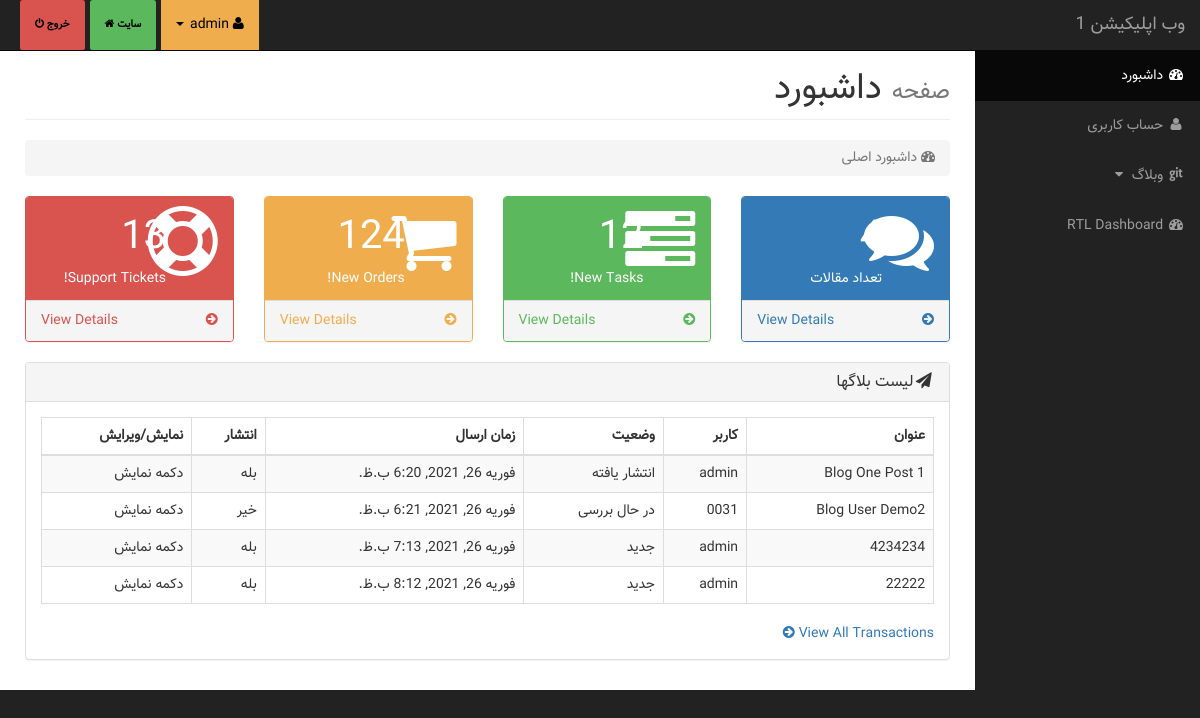
Screenshot of /accounts/ (signed in) with the database file from the repository.
### accounts/models.py (models this page shows)
class User(AbstractUser):
    email = models.EmailField(unique=True, verbose_name='ایمیل')
    phone = models.CharField(max_length = 16, verbose_name='موبایل', blank=True)
    codeMelli = models.CharField(max_length = 10, unique=True, verbose_name='کد ملی', blank=True, null=True)
    reffrall = models.CharField(max_length = 10, unique=True, default=get_random_string(10).lower(), editable=False, verbose_name='کد بازاریابی')
    is_author = models.BooleanField(default=False, verbose_name="کاربر تایید شده")

### blog/models.py (models this page shows, shortened)
class Blog(models.Model):
    STATUS_CHOICES = (
        ('n', 'جدید'),		     # new
        ('i', "در حال بررسی"),	 # investigation
        ('p', "انتشار یافته"),	 # publish
        ('b', "بایگانی"),        # Close
    )
    author = models.ForeignKey(User, on_delete=models.CASCADE)
    title = models.CharField(max_length = 150)
    slug = models.SlugField(max_length = 50)
    status = models.CharField(max_length=5, choices=STATUS_CHOICES)
    body = models.TextField()
    image = models.ImageField(upload_to='blog/%Y/%m/', blank=True)
    public = models.BooleanField(default=False)
    publish = models.DateTimeField(default=timezone.now)
    created = models.DateTimeField(auto_now_add=True)
    updated = models.DateTimeField(auto_now=True)
    class Meta:
        verbose_name = "وبلاگ"
        verbose_name_plural = "وبلاگ ها"

### accounts/views.py (the view)
# urls.py: path('', index.as_view(), name="indexAcc"),
class index(LoginRequiredMixin, ListView):
    queryset = Blog.objects.all()
    template_name = "registration/index.html"

### templates/registration/index.html
{% extends './base.html' %}
{% block content %}
        <div id="page-wrapper">
            <div class="container-fluid">
                <div class="row">
                    <div class="col-lg-12">
                        <h1 class="page-header">
                           <small>صفحه</small> داشبورد
                        </h1>
                        <ol class="breadcrumb">
                            <li class="active">
                                <i class="fa fa-dashboard"></i> داشبورد اصلی
                            </li>
                        </ol>
                    </div>
                </div>
                <div class="row">
                    <div class="col-lg-3 col-md-6">
                        <div class="panel panel-primary">
                            <div class="panel-heading">
                                <div class="row">
                                    <div class="col-xs-3">
                                        <i class="fa fa-comments fa-5x"></i>
                                    </div>
                                    <div class="col-xs-9 text-right">
                                        <div class="huge">{{ object_list.count }}</div>
                                        <div>تعداد مقالات</div>
                                    </div>
                                </div>
                            </div>
                            <a href="#">
                                <div class="panel-footer">
                                    <span class="pull-left">View Details</span>
                                    <span class="pull-right"><i class="fa fa-arrow-circle-right"></i></span>
                                    <div class="clearfix"></div>
                                </div>
                            </a>
                        </div>
                    </div>
                    <div class="col-lg-3 col-md-6">
                        <div class="panel panel-green">
                            <div class="panel-heading">
                                <div class="row">
                                    <div class="col-xs-3">
                                        <i class="fa fa-tasks fa-5x"></i>
                                    </div>
                                    <div class="col-xs-9 text-right">
                                        <div class="huge">12</div>
                                        <div>New Tasks!</div>
                                    </div>
                                </div>
                            </div>
                            <a href="#">
                                <div class="panel-footer">
                                    <span class="pull-left">View Details</span>
                                    <span class="pull-right"><i class="fa fa-arrow-circle-right"></i></span>
                                    <div class="clearfix"></div>
                                </div>
                            </a>
                        </div>
                    </div>
                    <div class="col-lg-3 col-md-6">
                        <div class="panel panel-yellow">
                            <div class="panel-heading">
                                <div class="row">
                                    <div class="col-xs-3">
                                        <i class="fa fa-shopping-cart fa-5x"></i>
                                    </div>
                                    <div class="col-xs-9 text-right">
                                        <div class="huge">124</div>
                                        <div>New Orders!</div>
                                    </div>
                                </div>
                            </div>
                            <a href="#">
                                <div class="panel-footer">
                                    <span class="pull-left">View Details</span>
                                    <span class="pull-right"><i class="fa fa-arrow-circle-right"></i></span>
                                    <div class="clearfix"></div>
                                </div>
                            </a>
                        </div>
                    </div>
                    <div class="col-lg-3 col-md-6">
                        <div class="panel panel-red">
                            <div class="panel-heading">
                                <div class="row">
                                    <div class="col-xs-3">
                                        <i class="fa fa-support fa-5x"></i>
                                    </div>
                                    <div class="col-xs-9 text-right">
                                        <div class="huge">13</div>
                                        <div>Support Tickets!</div>
                                    </div>
                                </div>
                            </div>
                            <a href="#">
                                <div class="panel-footer">
                                    <span class="pull-left">View Details</span>
                                    <span class="pull-right"><i class="fa fa-arrow-circle-right"></i></span>
                                    <div class="clearfix"></div>
                                </div>
                            </a>
                        </div>
                    </div>
                </div>
                    <div class="col-12">
                        <div class="panel panel-default">
                            <div class="panel-heading">
                                <h3 class="panel-title"><i class="fa fa-send fa-fw"></i>لیست بلاگها</h3>
                            </div>
                            <div class="panel-body">
                                <div class="table-responsive">
                                    <table class="table table-bordered table-hover table-striped">
                                        <thead>
                                            <tr>
                                                <th>عنوان</th>
                            {% if user.is_superuser %}<th>کاربر</th>{% endif %}
                                                <th>وضعیت</th>
                                                <th>زمان ارسال</th>
                                                <th>انتشار</th>
                                                <th>نمایش/ویرایش</th>
                                            </tr>
                                        </thead>
                                        <tbody>
                                        {% for blog in object_list %}
                                            <tr>
                                                <td>{{ blog.title }}</td>
                            {% if user.is_superuser %}<td>{{ blog.author }}</td>{% endif %}
                                                <td>{% if blog.status == 'n' %}جدید
                                                    {% elif blog.status == 'i' %}در حال بررسی
                                                    {% elif blog.status == 'p' %}انتشار یافته
                                                    {% elif blog.status == 'b' %}بایگانی
                                                    {% endif %}
                                                </td>
                                                <td>{{ blog.publish }}</td>
                                                <td>{% if blog.public == 1 %}بله{% else %}خیر{% endif %}</td>
                                                <td>دکمه نمایش</td>
                                            </tr>
                                        {% endfor %}
                                        </tbody>
                                    </table>
                                </div>
                                <div class="text-right">
                                    <a href="#">View All Transactions <i class="fa fa-arrow-circle-right"></i></a>
                                </div>
                            </div>
                        </div>
                    </div>
                </div>
            </div>
        </div>
{% endblock %}

### templates/registration/pop/sidebar.html (shortened to what this page needs)
        <nav class="navbar navbar-inverse navbar-fixed-top" role="navigation">
            <div class="navbar-header">
                <a class="navbar-brand" href="{% url 'accounts:indexAcc' %}">وب اپلیکیشن 1</a>
            </div>
            <ul class="nav navbar-left top-nav">
                <li>
                    <a href="{% url 'accounts:logout' %}" class="label label-danger">خروج <i class="fa fa-power-off"></i></a>
                </li>
                <li>
                    <a href="{% url 'blog:Home' %}" class="label label-success">سایت <i class="fa fa-home"></i></a>
                </li>
                <li class="dropdown">
                    <a href="#" class="dropdown-toggle label-warning" data-toggle="dropdown"><i class="fa fa-user"></i> {{ user.username }} <b class="caret"></b></a>
                </li>
            </ul>
            <div class="collapse navbar-collapse navbar-ex1-collapse">
                <ul class="nav navbar-nav side-nav">
                    <li class="active">
                        <a href="{% url 'accounts:indexAcc' %}"><i class="fa fa-fw fa-dashboard"></i> داشبورد</a>
                    </li>
                    <li>
                        <a href="{% url 'accounts:profile' %}"><i class="fa fa-fw fa-user"></i> حساب کاربری</a>
                    </li>
                    <li>
                        <a href="javascript:;" data-toggle="collapse" data-target="#demo"><i class="fa fa-fw fa-git"></i> ‌وبلاگ <i class="fa fa-fw fa-caret-down"></i></a>
                    </li>
                    <li>
                        <a href="#"><i class="fa fa-fw fa-dashboard"></i> RTL Dashboard</a>
                    </li>
                </ul>
            </div>
        </nav>

### conf/static/dash/css/sb-admin.css (style rules this page uses)
body { font-family: "Vazir" !important; margin-top: 100px; background-color: #222; }
@media (min-width:768px) { body { font-family: "Vazir" !important; margin-top: 20px; } }
#page-wrapper { width: 100%; padding: 0; background-color: #fff; }
.huge { font-size: 50px; line-height: normal; }
@media (min-width:768px) { #page-wrapper { padding: 10px; } }
.top-nav { padding: 0 15px; }
.top-nav>li { display: inline-block; float: left; }
.top-nav>li>a { padding-top: 15px; padding-bottom: 15px; line-height: 20px; margin-left: 5px; color: #000; }
@media (min-width:768px) { .side-nav { position: fixed; top: 51px; left: 225px; width: 225px; margin-left: -225px; border: none; border-radius: 0; overflow-y: auto; background-color: #222; } }
@media (min-width:768px) { .side-nav>li>a { width: 225px; } }
.huge { font-size: 40px; }
.panel-green { border-color: #5cb85c; }
.panel-green .panel-heading { border-color: #5cb85c; color: #fff; background-color: #5cb85c; }
.panel-green a { color: #5cb85c; }
.panel-red { border-color: #d9534f; }
.panel-red .panel-heading { border-color: #d9534f; color: #fff; background-color: #d9534f; }
.panel-red a { color: #d9534f; }
.panel-yellow { border-color: #f0ad4e; }
.panel-yellow .panel-heading { border-color: #f0ad4e; color: #fff; background-color: #f0ad4e; }
.panel-yellow a { color: #f0ad4e; }

### conf/static/dash/css/sb-admin-rtl.css (style rules this page uses)
@media (min-width: 768px) { .side-nav { right: 0;left: auto; } }

### rows the page displays
User: username "admin"
Blog: title "Blog One Post 1", author "admin", status "انتشار یافته", publish "فوریه 26, 2021, 6:20 ب.ظ.", public "بله"
Blog: title "Blog User Demo2", author "0031", status "در حال بررسی", publish "فوریه 26, 2021, 6:21 ب.ظ.", public "خیر"
Blog: title "4234234", author "admin", status "جدید", publish "فوریه 26, 2021, 7:13 ب.ظ.", public "بله"
Blog: title "22222", author "admin", status "جدید", publish "فوریه 26, 2021, 8:12 ب.ظ.", public "بله"

### other values shown
{{ object_list.count }} "4"
